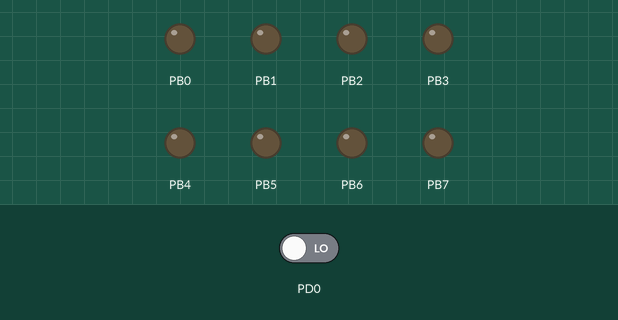
Simulated run of this program. Board: ATmega328P, built with avr-gcc and emulated at 8 MHz. On the bench: output pins drawn as LEDs (lit = HIGH). Inputs (shaded band) come from the test bench; at power-on: PD0 LOW.

Above: at 1.2 s.
1.3 s: PD0 driven HIGH
At 2.1 s:
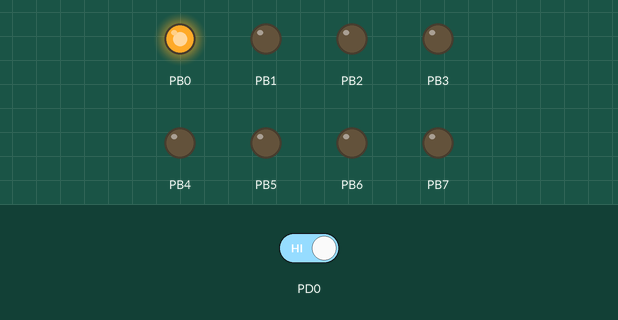
2.8 s: PD0 driven LOW
At 3.2 s:
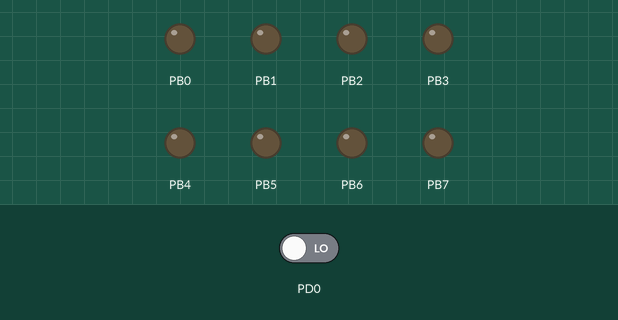
Timing chart, 0 to 5.8 s (numbered marks = the images above; inputs shaded):
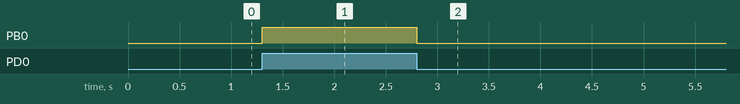

The program:

main.c
```c
/*
 * LedBlinkPushBtton.c
 *
 * Created: 20-Nov-17 10:21:44 PM
 * Author : Tamim
 */

#define F_CPU 8000000UL
#include <avr/io.h>
#include <util/delay.h>
#include <stdlib.h>

int main(void)
{
	DDRB = 0xFF;		// set all port of port b as output //DDRB |= 0b00000001; //set only 0th pin of port c as output //DDRB = 0X01;		  // Set daatadirection protb 0 output //DDRB = 0X01;		  // Set daatadirection protb 0 output
	DDRD = 0x00;		//Makes all pins of PORTD input

	PORTB = 0;


	while(1) //infinite loop

		{
			if((PIND & 0b00000001)==1)
			{
				PORTB = 0x01;
				/*_delay_ms(500);			// delay 1/2 second*/
			}

			else if ((PIND & 0b00000001)==0)
			{
				PORTB = 0;
			}

		}

}


// 	DDRB |= (1<<PORTB0); //Nakes first pin of PORTC as Output
// 		 DDRB |= (0<<PORTB0);
// 		 DDRB |=!(1<<PORTB1);
// 		//DDRB &= ~(1<<PORTB1);//Makes firs pin of PORTD as Input
// 		 //DDRB = 0x00; //Makes all pins of PORTD input
```

Measured:
- after the input at 1.3 s, PB0: LOW → HIGH at once
- after the input at 2.8 s, PB0: HIGH → LOW at once
